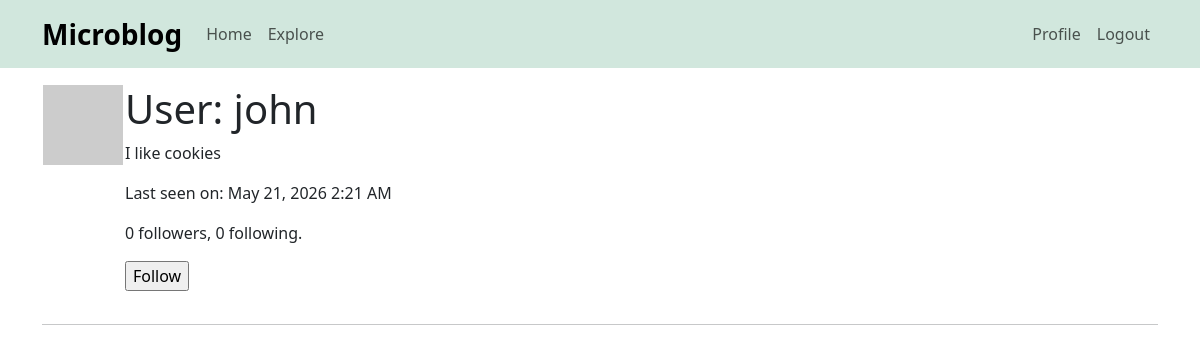
Page /user/john (signed in) on the earlier database version.
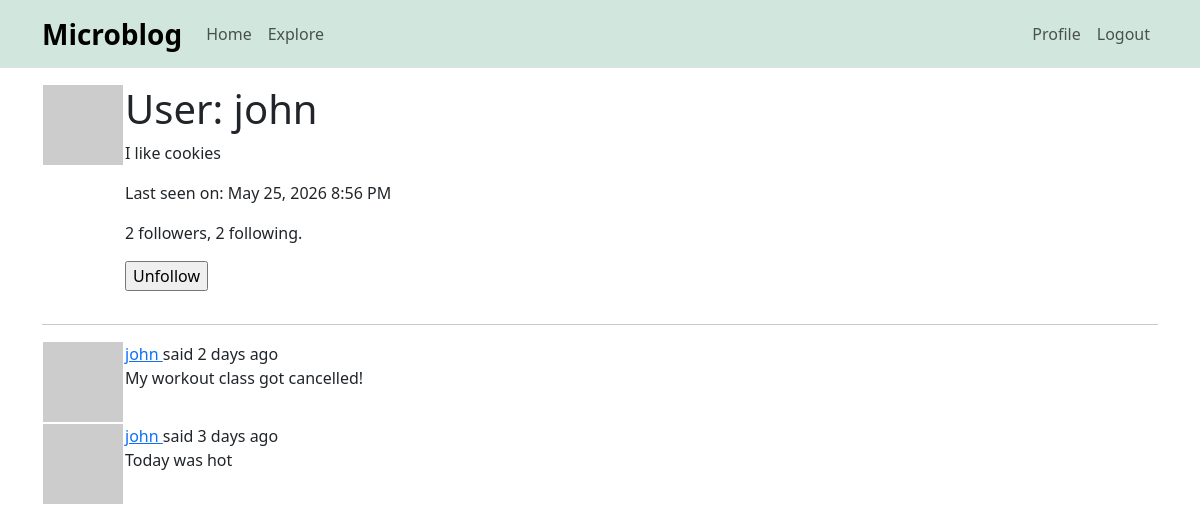
Same page on the later database version.
### app/models.py (models this page shows, shortened)
class User(UserMixin, db.Model):
    id: so.Mapped[int] = so.mapped_column(primary_key=True)
    username: so.Mapped[str] = so.mapped_column(sa.String(64), index=True,
                                                unique=True)
    email: so.Mapped[str] = so.mapped_column(sa.String(120), index=True,
                                             unique=True)
    password_hash: so.Mapped[Optional[str]] = so.mapped_column(sa.String(256))
    posts: so.WriteOnlyMapped['Post'] = so.relationship(
        back_populates='author')
    about_me: so.Mapped[Optional[str]] = so.mapped_column(sa.String(140))
    last_seen: so.Mapped[Optional[datetime]] = so.mapped_column(
        default=lambda: datetime.now(timezone.utc))
    following: so.WriteOnlyMapped['User'] = so.relationship(
        secondary=followers, primaryjoin=(followers.c.follower_id == id),
        secondaryjoin=(followers.c.followed_id == id),
        back_populates='followers')
    followers: so.WriteOnlyMapped['User'] = so.relationship(
        secondary=followers, primaryjoin=(followers.c.followed_id == id),
        secondaryjoin=(followers.c.follower_id == id),
        back_populates='following')
    def avatar(self, size):
        digest = md5(self.email.lower().encode('utf-8')).hexdigest()
        return f'https://www.gravatar.com/avatar/{digest}?d=identicon&s={size}'
    def is_following(self, user):
        query = self.following.select().where(User.id == user.id)
        return db.session.scalar(query) is not None
    def followers_count(self):
        query = sa.select(sa.func.count()).select_from(
            self.followers.select().subquery())
        return db.session.scalar(query)
    def following_count(self):
        query = sa.select(sa.func.count()).select_from(
            self.following.select().subquery())
        return db.session.scalar(query)

class Post(db.Model):
    id: so.Mapped[int] = so.mapped_column(primary_key=True)
    body: so.Mapped[str] = so.mapped_column(sa.String(140))
    timestamp: so.Mapped[datetime] = so.mapped_column(
        index=True, default=lambda: datetime.now(timezone.utc))
    user_id: so.Mapped[int] = so.mapped_column(sa.ForeignKey(User.id),
                                               index=True)
    author: so.Mapped[User] = so.relationship(back_populates='posts')

### app/routes.py (the view)
@app.route('/user/<username>')
@login_required
def user(username):
    user = db.first_or_404(sa.select(User).where(User.username == username))
    page = request.args.get('page', 1, type=int)
    query = user.posts.select().order_by(Post.timestamp.desc())
    posts = db.paginate(query, page=page,
                        per_page=app.config['POSTS_PER_PAGE'],
                        error_out=False)
    next_url = url_for('user', username=user.username, page=posts.next_num) \
        if posts.has_next else None
    prev_url = url_for('user', username=user.username, page=posts.prev_num) \
        if posts.has_prev else None
    form = EmptyForm()
    return render_template('user.html', user=user, posts=posts.items,
                           next_url=next_url, prev_url=prev_url, form=form)

### app/forms.py
class EmptyForm(FlaskForm):
    submit = SubmitField('Submit')

### app/models.py (called while the page is built)
@login.user_loader
def load_user(id):
    return db.session.get(User, int(id))

### app/routes.py (called while the page is built)
@app.before_request
def before_request():
    if current_user.is_authenticated:
        current_user.last_seen = datetime.now(timezone.utc)
        db.session.commit()

### app/templates/user.html (shortened to what this page needs)
{% extends "base.html" %}
{% block content %}
    <table>
        <tr valign="top">
            <td><img src="{{ user.avatar(128) }}"></td>
            <td>
                <h1>User: {{ user.username }}</h1>
                {% if user.about_me %}<p>{{ user.about_me }}</p>{% endif %}
                {% if user.last_seen %}
                <p>Last seen on: {{ moment(user.last_seen).format('LLL') }}</p>
                {% endif %}
                <p>{{ user.followers_count() }} followers, {{ user.following_count() }} following.</p>
                {% if user == current_user %}
                <p><a href="{{ url_for('edit_profile') }}">Edit your profile</a></p>
                {% elif not current_user.is_following(user) %}
                <p>
                    <form action="{{ url_for('follow', username=user.username) }}" method="post">
                        {{ form.submit(value='Follow') }}
                    </form>
                </p>
                {% else %}
                <p>
                    <form action="{{ url_for('unfollow', username=user.username) }}" method="post">
                        {{ form.submit(value='Unfollow') }}
                    </form>
                </p>
                {% endif %}
            </td>
        </tr>
    </table>
    <hr>
    {% for post in posts %}
        {% include '_post.html' %}
    {% endfor %}
{% endblock %}

### app/templates/_post.html
<table>
    <tr valign="top">
        <td><img src="{{ post.author.avatar(36) }}"></td>
        <td>
            <a href="{{ url_for('user', username=post.author.username) }}">
                {{ post.author.username}}
            </a>
            said {{ moment(post.timestamp).fromNow() }}
            <br>
            {{ post.body }}
        </td>
    </tr>
</table>

Differences in the rows shown:
changed User "john": last_seen "May 21, 2026 2:21 AM" → "May 25, 2026 8:56 PM"
added Post: author.username "john", timestamp "2 days ago", body "My workout class got cancelled!"
added Post: author.username "john", timestamp "3 days ago", body "Today was hot"
Other differences:
{{ user.followers_count() }}: "0" → "2"
{{ user.following_count() }}: "0" → "2"
form field submit: (not shown) → "Unfollow"
form field submit: "Follow" → (not shown)
